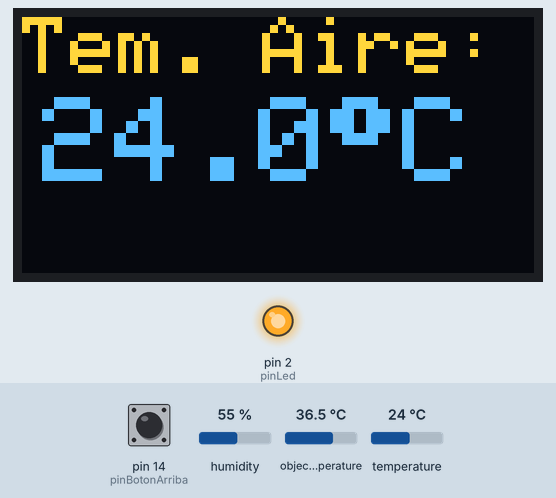
Recording of a sketch running on a simulated Arduino Uno, built with avr-gcc and run on an emulated ATmega328P. Shown: 128×64 one-colour display, output pins drawn as LEDs (lit = HIGH). Wiring (inferred from the names in the program): BME280 sensor at I2C address 0x76. Dashed ring = blinking. Inputs (shaded band) come from the test bench; at power-on: temperature 24 °C, pin 14 (pinBotonArriba) HIGH, humidity 55 %, object temperature 36.5 °C. The OLED is the two-colour kind (top 16 rows yellow); what the sketch prints to the serial monitor is not drawn.

Above: at 1.9 s.
3.1 s: temperature set to 12 °C
At 4.2 s:
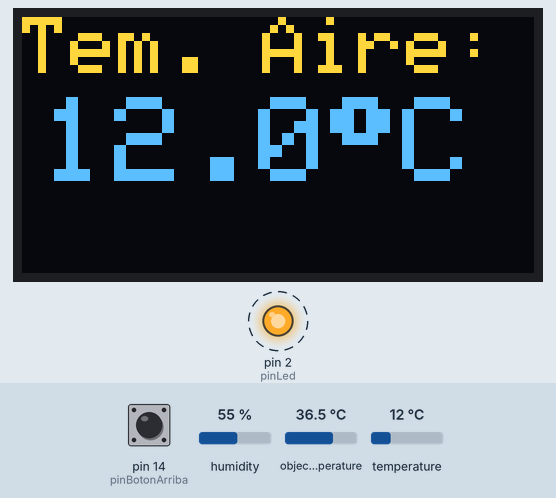
6.1 s: pin 14 (pinBotonArriba) pulled LOW for 0.15 s
At 9.2 s:
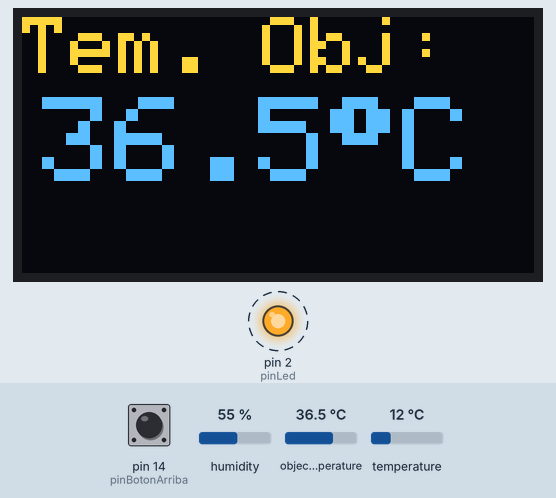
9.3 s: pin 14 (pinBotonArriba) pulled LOW for 1 s
At 10.0 s:
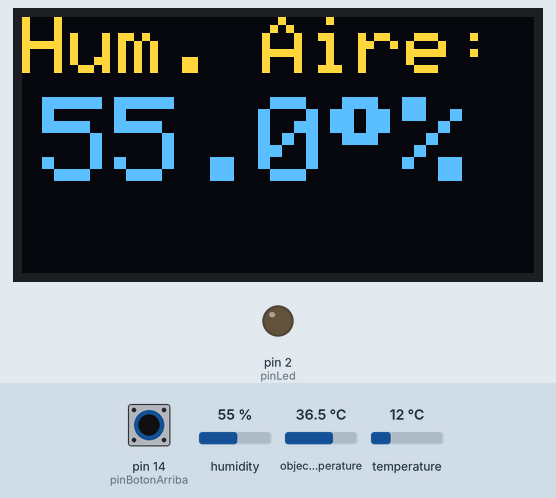
11.8 s: temperature set to 19 °C
At 13.0 s:
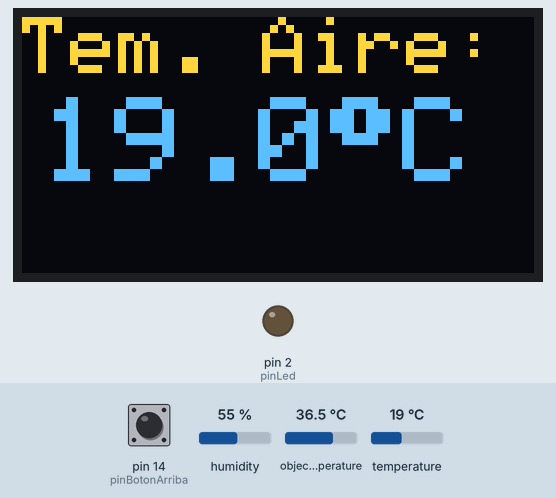
13.6 s: temperature set to 28 °C
At 15.0 s:
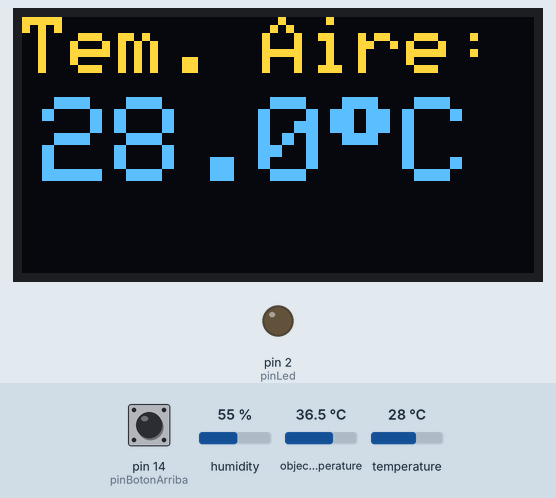
15.1 s: pin 14 (pinBotonArriba) pulled LOW for 3.2 s
At 16.4 s:
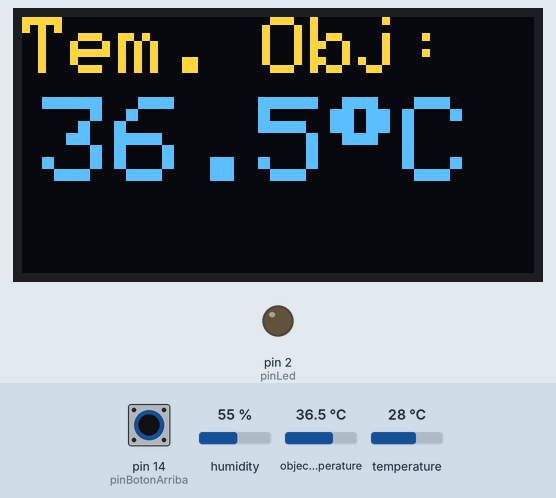
Timing chart, 0 to 21.0 s (numbered marks = the images above; inputs shaded):
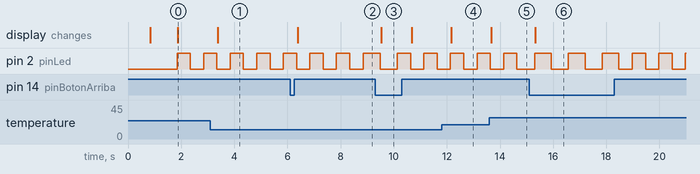

Measured:
- after the input at 3.1 s, the display: changes after 0.28 s (image 1)
- after the input at 6.1 s, the display: changes after 0.28 s (image 2)
- after the input at 9.3 s, the display: changes after 0.24 s (image 3)
- after the input at 11.8 s, the display: changes after 0.37 s (image 4)
- after the input at 13.6 s, the display: changes after 0.07 s (image 5)
- after the input at 15.1 s, the display: changes after 0.24 s (image 6)

The sketch:

sensor_mqtt_oled.ino
```cpp
// (licence header left out)
// Include the correct display library
// For a connection via I2C using Wire include
#include <SPI.h>
#include <Adafruit_GFX.h>
#include <Adafruit_SSD1306.h>
#include <Wire.h>  // Only needed for Arduino 1.6.5 and earlier
#include <Adafruit_MLX90614.h>
#include <DFRobot_BME280.h>

// Include custom images
//#include "images.h"


#define OLED_RESET LED_BUILTIN
Adafruit_SSD1306 display(OLED_RESET);

Adafruit_MLX90614 mlx = Adafruit_MLX90614();

DFRobot_BME280 bme;

#define pinBotonArriba  14
#define pinBotonAbajo   12
#define pinLed          2

#if (SSD1306_LCDHEIGHT != 64)
#error("Height incorrect, please fix Adafruit_SSD1306.h!");
#endif

typedef void (*Demo)(void);


unsigned long tiempoAnterior = 0;
int demoMode = 0;

const int intervaloLectura = 500;

void setup()   {
  Serial.begin(115200);
  pinMode(pinBotonArriba, INPUT);
  pinMode(pinBotonAbajo, INPUT);
  pinMode(pinLed, OUTPUT);
  Serial.println("Inicializando sensor mlx90614");

  mlx.begin();
  delay(500);

  if(!bme.begin(0x76)){
    Serial.println("Error al iniciar el sensor BME, revisar la conexion");
    while(1);
  }

  // by default, we'll generate the high voltage from the 3.3v line internally! (neat!)
  display.begin(SSD1306_SWITCHCAPVCC, 0x3C);  // initialize with the I2C addr 0x3D (for the 128x64)
  // init done

  // Show image buffer on the display hardware.
  // Since the buffer is intialized with an Adafruit splashscreen
  // internally, this will display the splashscreen.
  display.clearDisplay();
  delay(1000);
}

void leerTemperaturas(){
  Serial.print("Ambient = "); Serial.print(mlx.readAmbientTempC());
  Serial.print("*C\tObject = "); Serial.print(mlx.readObjectTempC());Serial.println("*C");
  Serial.print("Temperatura = "); Serial.print(bme.temperatureValue());
  Serial.print("*C\tHumedad = "); Serial.print(bme.humidityValue());Serial.println("%");
}

void humedadAire(void) {
  leerTemperaturas();
  display.setTextSize(2);
  display.setTextColor(WHITE);
  display.setCursor(0,0);
  display.clearDisplay();
  display.println("Hum. Aire:");
  display.setTextSize(3);
  display.setCursor(5,20);
  display.print(bme.humidityValue(),1);
  display.print((char)247);
  display.println("%");
  display.display();
}

void temperaturaAire(void) {

  leerTemperaturas();
  display.setTextSize(2);
  display.setTextColor(WHITE);
  display.setCursor(0,0);
  display.clearDisplay();
  display.println("Tem. Aire:");
  display.setTextSize(3);
  display.setCursor(5,20);
  display.print(mlx.readAmbientTempC(),1);
  display.print((char)247);
  display.println("C");
  display.display();
}

void temperaturaObjeto(void) {
  leerTemperaturas();
  display.setTextSize(2);
  display.setTextColor(WHITE);
  display.setCursor(0,0);
  display.clearDisplay();
  display.println("Tem. Obj:");
  display.setTextSize(3);
  display.setCursor(5,20);
  display.print(mlx.readObjectTempC(),1);
  display.print((char)247);
  display.println("C");
  display.display();
}

Demo demos[] = {temperaturaAire, temperaturaObjeto, humedadAire};
int demoLength = (sizeof(demos) / sizeof(Demo));
long timeSinceLastModeSwitch = 0;

void loop() {
  unsigned long ahora = millis();

  if((unsigned long)(ahora - tiempoAnterior) >= intervaloLectura){
    digitalWrite(pinLed, !digitalRead(pinLed));

    display.clearDisplay();  // draw the current demo method
    demos[demoMode]();
    tiempoAnterior = ahora;
  }

  if(!digitalRead(pinBotonArriba)){
    delay(200);
    demoMode = (demoMode + 1) % demoLength;
  }
}
```
